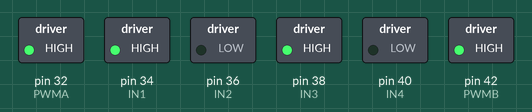
Simulated run of this sketch. Board: Arduino Mega 2560, built with avr-gcc and run on an emulated ATmega2560. Shown: switched loads named in the sketch (green lamp = pin HIGH).

Above: at 0.1 s.
Timing chart, 0 to 1.6 s (numbered marks = the images above):
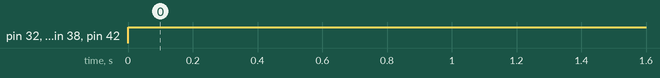

Measured:
- by itself, pin 32 (PWMA), pin 34 (IN1), pin 38 (IN3), pin 42 (PWMB): LOW → HIGH at 0.00 s

The sketch:

sonarTest.ino
```cpp
///motor
  #define IN1 34
  #define IN2 36
  #define IN3 38
  #define IN4 40
  #define PWMA 32
  #define PWMB 42
  ///sensor
  #define CLP 31
  #define S5  33
  #define S4  35
  #define S3  37
  #define S2  39
  #define S1  41
  int mid=150,adj=0;
  int s1,s2,s3,s4,s5;

void setup()
{
  Serial.begin(9600);
  pinMode(S1,INPUT);  pinMode(IN1,OUTPUT);
  pinMode(S2,INPUT);  pinMode(IN2,OUTPUT);
  pinMode(S3,INPUT);  pinMode(IN3,OUTPUT);
  pinMode(S4,INPUT);  pinMode(IN4,OUTPUT);
  pinMode(S5,INPUT);
}
void readSensor()//readSensor
  {
  s1=digitalRead(S1);
  s2=digitalRead(S2);
  s3=digitalRead(S3);
  s4=digitalRead(S4);
  s5=digitalRead(S5);
  // 0 to 1
  if(s1 == 1) s1 = 0; else s1 = 1;
  if(s2 == 1) s2 = 0; else s2 = 1;
  if(s3 == 1) s3 = 0; else s3 = 1;
  if(s4 == 1) s4 = 0; else s4 = 1;
  if(s5 == 1) s5 = 0; else s5 = 1;

  }

  void control(int in2, int in1, int pwmA, int in4, int in3, int pwmB, int dl)//controlRobot
  {
    digitalWrite(IN1,in1);  digitalWrite(IN3,in3);
    digitalWrite(IN2,in2);  digitalWrite(IN4,in4);
    analogWrite(PWMA,pwmA); analogWrite(PWMB,pwmB);
    delay(dl);
  }
  void trackline ()
  {
    if(s2==0 && s4==0)
    {
      control(1,0,150,1,0,150,500);
    }
    else if(s2==1 && s4==0)
    {
      control(1,0,150,0,1,150,500);
    }
    else if(s2==0 && s4==1)
    {
      control(0,1,150,1,0,150,500);
    }
    else
    {
      control(1,0,150,1,0,150,500);
    }
  }


void loop() {
  control(0,1,150,0,1,150,100);
  while(s2==1 && s3==1 && s4==1)
  {control(1,0,250,0,1,250,500);
  }
}
```
